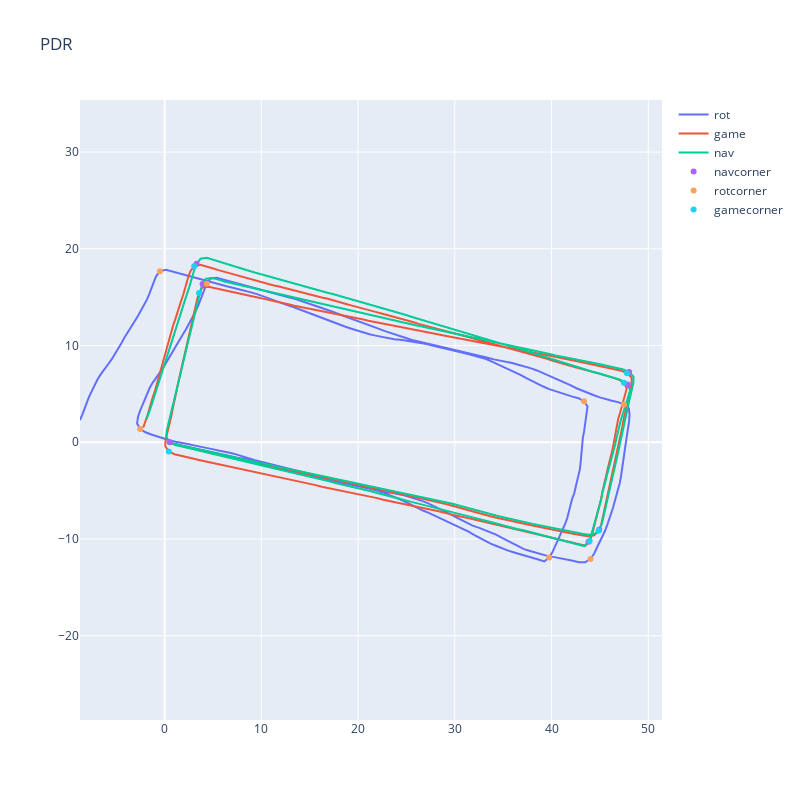

Notebook cell for this chart:
### Code cell
fig = go.Figure()
fig.add_trace(go.Scatter(
    x=position_df['rot_x'], 
    y=position_df['rot_y'],
    name="rot"))
fig.add_trace(go.Scatter(
    x=position_df['game_x'], 
    y=position_df['game_y'],
    name="game"))
fig.add_trace(go.Scatter(
    x=position_df['nav_x'], 
    y=position_df['nav_y'],
    name="nav"))

for heading, position in zip(["nav", "rot", "game"], [["nav_x","nav_y"],["rot_x","rot_y"],["game_x", "game_y"]]):    
    corner_position = position_df[position][walker.corner_df[heading]]
    fig.add_trace(go.Scatter(
    x=corner_position[position[0]], 
    y=corner_position[position[1]],
    name= heading + "corner",
    mode = 'markers')
    )
fig.update_layout(
    title="PDR",
    width = 800,
    height = 800,
    yaxis = dict(
      scaleanchor = "x",
      scaleratio = 1,
    )
)
fig.show()

### Figure 1 — Plotly figure (JSON) as saved in the notebook; plotly's stock layout.template omitted (floating-point values rounded to 4 significant figures; data arrays with more than 128 entries replaced by an {"elided": "..."} marker saying what was removed)
{"data": [{"name": "rot", "type": "scatter", "x": {"elided": "386 float values"}, "y": {"elided": "386 float values"}}, {"name": "game", "type": "scatter", "x": {"elided": "386 float values"}, "y": {"elided": "386 float values"}}, {"name": "nav", "type": "scatter", "x": {"elided": "386 float values"}, "y": {"elided": "386 float values"}}, {"mode": "markers", "name": "navcorner", "type": "scatter", "x": [44.93, 48.02, 3.919, 0.519, 43.82, 47.88, 3.304], "y": [-9.034, 7.258, 16.36, 0.01118, -10.27, 5.976, 18.46]}, {"mode": "markers", "name": "rotcorner", "type": "scatter", "x": [44.03, 47.48, 4.364, -2.531, 39.75, 43.35, -0.4916], "y": [-12.06, 3.91, 16.4, 1.378, -11.91, 4.234, 17.68]}, {"mode": "markers", "name": "gamecorner", "type": "scatter", "x": [44.87, 47.8, 3.557, 0.4316, 43.93, 47.48, 3.056], "y": [-9.159, 7.137, 15.44, -0.9451, -10.2, 6.139, 18.21]}], "layout": {"height": 800, "title": {"text": "PDR"}, "width": 800, "yaxis": {"scaleanchor": "x", "scaleratio": 1}}}
